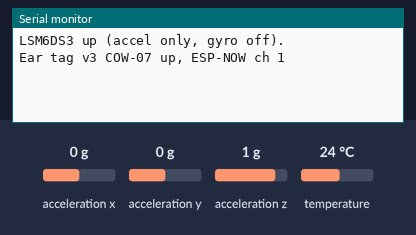
Bench run of a program on a simulated ESP32-S3. On the bench: the last lines printed to the serial monitor. The inputs (shaded band) are chosen by the test bench; at power-on: acceleration x 0 g, acceleration y 0 g, acceleration z 1 g, temperature 24 °C. Random numbers use the default seed unless the program sets one.

Above: at 1.5 s.
1.6 s: acceleration x set to -1.4 g
At 3.7 s:
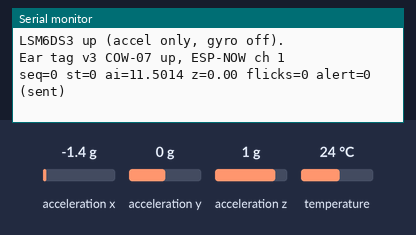
5.8 s: acceleration y set to -1.4 g
At 7.1 s:
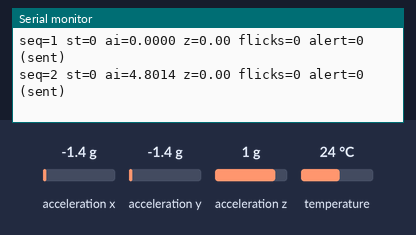
7.3 s: acceleration z set to -1.4 g
At 9.2 s:
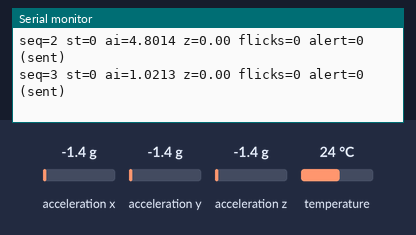
Timing chart, 0 to 10.7 s (numbered marks = the images above; inputs shaded):
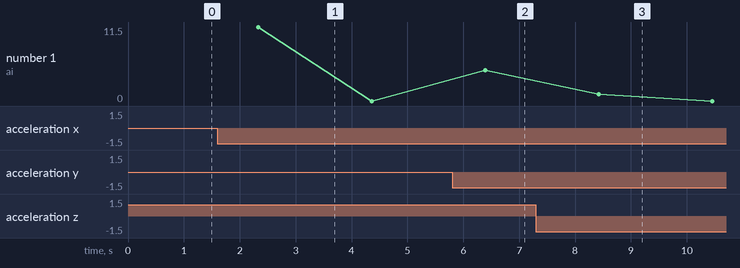

The program:

main.cpp
```cpp
#include <Arduino.h>
/*
 * ============================================================
 *  COW EAR TAG NODE  v3  (LSM6DS3 + ESP32-S3 edition)
 *  Board:  ESP32-S3 (any dev board)
 *  Sensor: LSM6DS3 / LSM6DS3TR-C on I2C  (gyro disabled = power)
 *  Radio:  ESP-NOW broadcast -> Cardputer receiver
 *
 *  Arduino IDE:
 *    - esp32 by Espressif (core 3.x), pick your ESP32-S3 board
 *    - Library: "SparkFun LSM6DS3 Breakout" (Library Manager)
 *
 *  SAME packet struct as receiver v2 -- Cardputer needs no reflash.
 *
 *  Pipeline: 25 Hz |accel| -> median/MAD robust stats -> ear-flick
 *  transient rejection -> behavior classification -> 2-window
 *  hysteresis -> per-animal rolling-baseline anomaly z-score.
 * ============================================================
 */

#include <WiFi.h>
#include <esp_now.h>
#include <esp_wifi.h>

// ---------- CONFIG ----------------------------------------------------------
#define SIMULATION_MODE 0        // 1 = demo without the IMU (injects fake flicks)
#define COW_ID          7
#define TX_INTERVAL_MS  2000
#define ESPNOW_CHANNEL  1

// I2C pins -- SET THESE FOR YOUR S3 BOARD's wiring
#define I2C_SDA_PIN     8
#define I2C_SCL_PIN     9
#define LSM6DS3_ADDR    0x6B     // 0x6A if SDO/SA0 pulled low

#define SAMPLE_HZ       25
#define WINDOW_SAMPLES  50       // 2 s window
#define HYST_WINDOWS    2
#define SPIKE_SIGMA     5.0f
#define MAX_FLICK_FRAC  0.20f

#if !SIMULATION_MODE
  #include <Wire.h>
  #include "SparkFunLSM6DS3.h"
  LSM6DS3 imu(I2C_MODE, LSM6DS3_ADDR);
#endif

// ---------- PACKET (matches receiver v2 EXACTLY) -----------------------------
typedef struct __attribute__((packed)) {
  uint8_t  cowId;
  uint8_t  state;          // 0=Resting 1=Ruminating 2=Grazing 3=Active
  float    activityIndex;
  float    anomalyScore;
  uint8_t  alert;
  uint16_t flickCount;
  float    tempC;
  float    battV;
  uint32_t seq;
} TagPacket;

static const uint8_t BROADCAST_ADDR[6] = {0xFF,0xFF,0xFF,0xFF,0xFF,0xFF};

// ---------- STATE -----------------------------------------------------------
float    win[WINDOW_SAMPLES];
uint32_t seqNum = 0;
uint16_t flickTotal = 0;

uint8_t displayedState = 0, candState = 0, candRepeats = 0;

float baseMean = 0, baseM2 = 0;
uint32_t baseN = 0;
const float ANOMALY_Z = 2.5f;
const uint32_t BASE_MIN_N = 8;

// ---------- SENSOR / SIM ----------------------------------------------------
float sampleAccelMag(int i) {
#if SIMULATION_MODE
  static float phase = 0;
  static int winNo = 0;
  if (i == 0) winNo++;
  phase += 0.13f;
  float v = 9.81f + 0.6f * sinf(phase) + 0.3f * sinf(phase * 2.7f)
            + (random(-100, 100)) / 300.0f;
  if ((winNo % 7 == 0) && i >= 20 && i < 24) v += 6.0f;   // fake ear flick
  return v;
#else
  (void)i;
  float x = imu.readFloatAccelX();
  float y = imu.readFloatAccelY();
  float z = imu.readFloatAccelZ();
  return 9.80665f * sqrtf(x * x + y * y + z * z);  // LSM6DS3 returns g -> m/s^2
#endif
}

float readTempC() {
#if SIMULATION_MODE
  return 38.5f + (random(-30, 30)) / 100.0f;
#else
  return imu.readTempC();
#endif
}

float readBattV() { return 3.95f + (random(-5, 5)) / 100.0f; }

// ---------- ROBUST STATS (unchanged from v2) ---------------------------------
static int cmpf(const void* a, const void* b) {
  float d = *(const float*)a - *(const float*)b;
  return (d > 0) - (d < 0);
}

float medianOf(float* src, int n) {
  static float tmp[WINDOW_SAMPLES];
  memcpy(tmp, src, n * sizeof(float));
  qsort(tmp, n, sizeof(float), cmpf);
  return (n & 1) ? tmp[n/2] : 0.5f * (tmp[n/2 - 1] + tmp[n/2]);
}

float computeRobustActivity(bool* flickDetected) {
  *flickDetected = false;
  float med = medianOf(win, WINDOW_SAMPLES);

  static float dev[WINDOW_SAMPLES];
  for (int i = 0; i < WINDOW_SAMPLES; i++) dev[i] = fabsf(win[i] - med);
  float mad = medianOf(dev, WINDOW_SAMPLES);
  float robustSigma = 1.4826f * mad + 1e-4f;

  int spiky = 0;
  for (int i = 0; i < WINDOW_SAMPLES; i++)
    if (fabsf(win[i] - med) > SPIKE_SIGMA * robustSigma) spiky++;

  if (spiky > 0 && spiky <= (int)(MAX_FLICK_FRAC * WINDOW_SAMPLES)) {
    for (int i = 0; i < WINDOW_SAMPLES; i++)
      if (fabsf(win[i] - med) > SPIKE_SIGMA * robustSigma) win[i] = med;
    *flickDetected = true;
  }

  float mean = 0;
  for (int i = 0; i < WINDOW_SAMPLES; i++) mean += win[i];
  mean /= WINDOW_SAMPLES;
  float var = 0;
  for (int i = 0; i < WINDOW_SAMPLES; i++) {
    float d = win[i] - mean;
    var += d * d;
  }
  return var / WINDOW_SAMPLES;
}

uint8_t classifyState(float ai) {
  if (ai < 0.01f) return 0;
  if (ai < 0.3f)  return 1;
  if (ai < 3.0f)   return 2;
  return 3;
}

uint8_t applyHysteresis(uint8_t candidate) {
  if (candidate == displayedState) { candRepeats = 0; return displayedState; }
  if (candidate == candState) {
    if (++candRepeats >= HYST_WINDOWS) { displayedState = candidate; candRepeats = 0; }
  } else { candState = candidate; candRepeats = 1; }
  return displayedState;
}

float updateAnomaly(float ai) {
  float z = 0;
  if (baseN >= BASE_MIN_N) {
    float sd = sqrtf(baseM2 / (baseN - 1)) + 1e-6f;
    z = fabsf(ai - baseMean) / sd;
  }
  if (baseN < BASE_MIN_N || z < ANOMALY_Z) {
    baseN++;
    float d = ai - baseMean;
    baseMean += d / baseN;
    baseM2   += d * (ai - baseMean);
  }
  return z;
}

// ---------- SETUP -----------------------------------------------------------
void setup() {
  Serial.begin(115200);
  delay(300);

#if !SIMULATION_MODE
  Wire.begin(I2C_SDA_PIN, I2C_SCL_PIN);

  // Configure BEFORE begin(): accel only, gyro off (battery story!)
  imu.settings.gyroEnabled        = 0;
  imu.settings.accelEnabled       = 1;
  imu.settings.accelRange         = 4;     // +/-4 g
  imu.settings.accelSampleRate    = 104;   // Hz (we decimate to 25 in loop)
  imu.settings.accelBandWidth     = 50;    // Hz anti-alias filter
  imu.settings.tempEnabled        = 1;

  if (imu.begin() != 0) {
    Serial.println("LSM6DS3 not found. Check SDA/SCL pins + addr (0x6B/0x6A),");
    Serial.println("or set SIMULATION_MODE 1 to demo without it.");
    while (true) delay(1000);
  }
  Serial.println("LSM6DS3 up (accel only, gyro off).");
#endif

  WiFi.mode(WIFI_STA);
  esp_wifi_set_channel(ESPNOW_CHANNEL, WIFI_SECOND_CHAN_NONE);
  if (esp_now_init() != ESP_OK) { Serial.println("ESP-NOW init failed"); while (1) delay(1000); }
  esp_now_peer_info_t peer = {};
  memcpy(peer.peer_addr, BROADCAST_ADDR, 6);
  peer.channel = ESPNOW_CHANNEL;
  esp_now_add_peer(&peer);

  Serial.printf("Ear tag v3 COW-%02d up, ESP-NOW ch %d\n", COW_ID, ESPNOW_CHANNEL);
}

// ---------- LOOP ------------------------------------------------------------
void loop() {
  uint32_t t0 = millis();

  for (int i = 0; i < WINDOW_SAMPLES; i++) {
    win[i] = sampleAccelMag(i);
    delay(1000 / SAMPLE_HZ);
  }

  bool flick = false;
  float ai = computeRobustActivity(&flick);
  if (flick) flickTotal++;

  uint8_t state = applyHysteresis(classifyState(ai));
  float z = updateAnomaly(ai);

  TagPacket pkt;
  pkt.cowId         = COW_ID;
  pkt.state         = state;
  pkt.activityIndex = ai;
  pkt.anomalyScore  = z;
  pkt.alert         = (baseN >= BASE_MIN_N && z >= ANOMALY_Z) ? 1 : 0;
  pkt.flickCount    = flickTotal;
  pkt.tempC         = readTempC();
  pkt.battV         = readBattV();
  pkt.seq           = seqNum++;

  esp_err_t r = esp_now_send(BROADCAST_ADDR, (uint8_t*)&pkt, sizeof(pkt));
  Serial.printf("seq=%lu st=%u ai=%.4f z=%.2f flicks=%u alert=%u (%s)\n",
                (unsigned long)pkt.seq, state, ai, z, flickTotal, pkt.alert,
                r == ESP_OK ? "sent" : "FAIL");

  uint32_t el = millis() - t0;
  if (el < TX_INTERVAL_MS) delay(TX_INTERVAL_MS - el);
}
```

Measured:
- after the input at 1.6 s, the serial monitor: prints a new line after 0.73 s (image 1)
- after the input at 5.8 s, the serial monitor: prints a new line after 0.59 s (image 2)
- after the input at 7.3 s, the serial monitor: prints a new line after 1.1 s (image 3)
- plotted number 1: 0 → 4.8 after the input at 5.8 s
